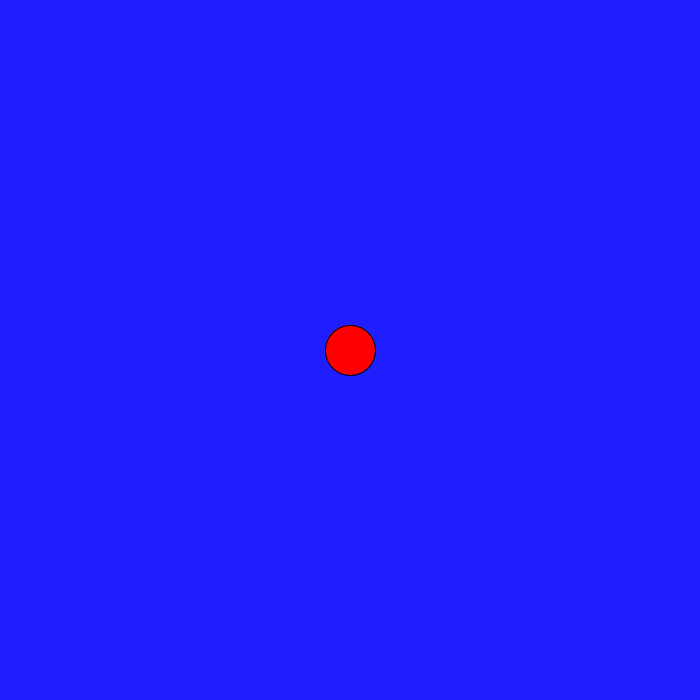
Frame 1 (no input)
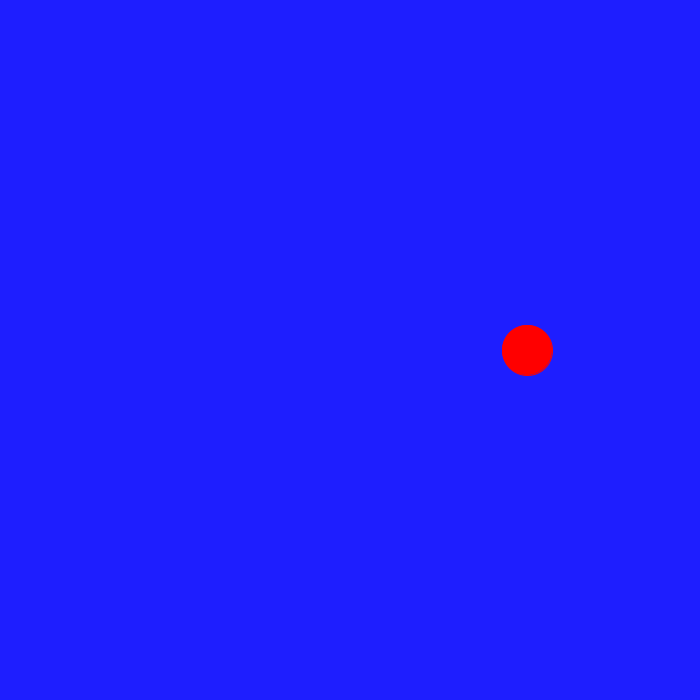
Frame 60 (the mouse pressed at the canvas centre just before this capture)
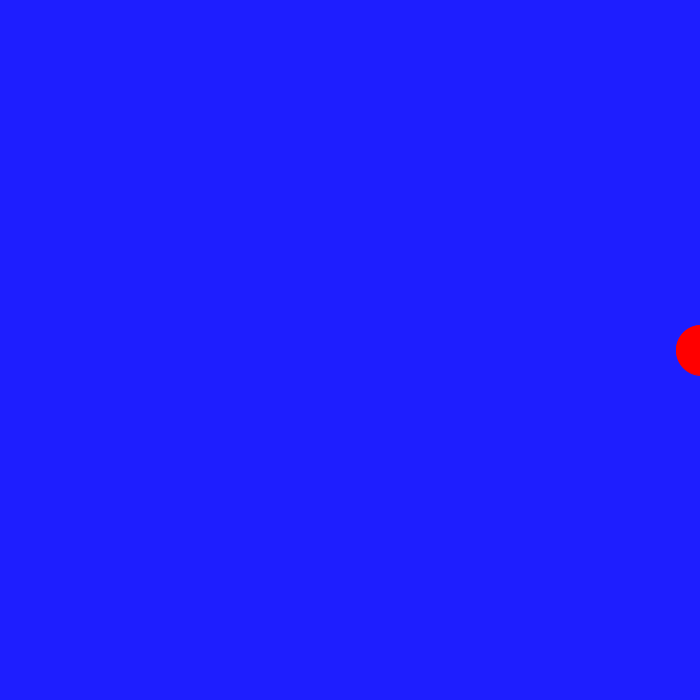
Frame 120 (the mouse held since frame 60 and released just before this capture)

The Processing sketch that drew these frames (run headless with seeded random() and noise(); from frame 60 on, the mouse is pressed at the canvas centre):

// Processing sketch: Pong
// ── Pong.pde
void setup () {
  size(700, 700);
}
int x = 350;
int y = 350;
void draw () {
  background(30, 30, 255);
  fill(255, 0, 0);
  ellipse(x, y, 50, 50);
  stroke(255, 0, 0);
 
  if (x > 700) {
    x-= 3;
  } else
    if (x < 0) {
    x+= 3;
  } else
    if (x > 0 && x < 700) {
      x+=3;
  }
}
